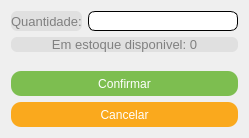
<?xml version="1.0" encoding="UTF-8"?>
<ui version="4.0">
 <class>fm_roupaNovaVenda_editar</class>
 <widget class="QDialog" name="fm_roupaNovaVenda_editar">
  <property name="geometry">
   <rect>
    <x>0</x>
    <y>0</y>
    <width>246</width>
    <height>138</height>
   </rect>
  </property>
  <property name="windowTitle">
   <string>Editar</string>
  </property>
  <layout class="QGridLayout" name="gridLayout_2">
   <item row="0" column="0">
    <layout class="QGridLayout" name="gridLayout">
     <item row="0" column="0">
      <widget class="QLabel" name="lb_qtd">
       <property name="styleSheet">
        <string notr="true">QLabel{
background:#e0e0e0;
color:#808080;
font-size:10pt;
border:none;
border-radius:6px;
}</string>
       </property>
       <property name="text">
        <string>Quantidade:</string>
       </property>
      </widget>
     </item>
     <item row="0" column="1">
      <widget class="QLineEdit" name="line_qtd">
       <property name="sizePolicy">
        <sizepolicy hsizetype="Expanding" vsizetype="Maximum">
         <horstretch>0</horstretch>
         <verstretch>0</verstretch>
        </sizepolicy>
       </property>
       <property name="minimumSize">
        <size>
         <width>150</width>
         <height>20</height>
        </size>
       </property>
       <property name="styleSheet">
        <string notr="true">QLineEdit:enabled{background:#ffffff;}
QLineEdit:disabled{background:#e7e7e7;}

QLineEdit{
color:#303030;
font-size:9pt;
border-radius:7px;
border:1px solid black;
}
</string>
       </property>
       <property name="maxLength">
        <number>9</number>
       </property>
      </widget>
     </item>
     <item row="1" column="0" colspan="2">
      <widget class="QLabel" name="lb_estoque">
       <property name="styleSheet">
        <string notr="true">QLabel{
background:#e0e0e0;
color:#808080;
font-size:10pt;
border:none;
border-radius:6px;
}</string>
       </property>
       <property name="text">
        <string>Em estoque disponivel: 0</string>
       </property>
       <property name="alignment">
        <set>Qt::AlignCenter</set>
       </property>
      </widget>
     </item>
    </layout>
   </item>
   <item row="1" column="0">
    <spacer name="verticalSpacer">
     <property name="orientation">
      <enum>Qt::Vertical</enum>
     </property>
     <property name="sizeHint" stdset="0">
      <size>
       <width>218</width>
       <height>5</height>
      </size>
     </property>
    </spacer>
   </item>
   <item row="2" column="0">
    <widget class="QPushButton" name="btn_ok">
     <property name="sizePolicy">
      <sizepolicy hsizetype="Preferred" vsizetype="Preferred">
       <horstretch>0</horstretch>
       <verstretch>0</verstretch>
      </sizepolicy>
     </property>
     <property name="minimumSize">
      <size>
       <width>150</width>
       <height>25</height>
      </size>
     </property>
     <property name="cursor">
      <cursorShape>PointingHandCursor</cursorShape>
     </property>
     <property name="styleSheet">
      <string notr="true">QPushButton:enabled{background:#7dbe50;}
QPushButton:disabled{background:#aaff7f;}
QPushButton:pressed{background:#aaff00;}
QPushButton{
color:#ffffff;
font-size:9pt;
border:none;
border-radius:10px;
}</string>
     </property>
     <property name="text">
      <string>Confirmar</string>
     </property>
    </widget>
   </item>
   <item row="3" column="0">
    <widget class="QPushButton" name="btn_cancel">
     <property name="sizePolicy">
      <sizepolicy hsizetype="Preferred" vsizetype="Preferred">
       <horstretch>0</horstretch>
       <verstretch>0</verstretch>
      </sizepolicy>
     </property>
     <property name="minimumSize">
      <size>
       <width>150</width>
       <height>25</height>
      </size>
     </property>
     <property name="cursor">
      <cursorShape>PointingHandCursor</cursorShape>
     </property>
     <property name="styleSheet">
      <string notr="true">QPushButton:enabled{background:#faa91d;}
QPushButton:disabled{background:#fabe50;}
QPushButton:pressed{background:#ffd500;}
QPushButton{
color:#ffffff;
font-size:9pt;
border:none;
border-radius:10px;
}</string>
     </property>
     <property name="text">
      <string>Cancelar</string>
     </property>
    </widget>
   </item>
  </layout>
 </widget>
 <resources/>
 <connections/>
</ui>
